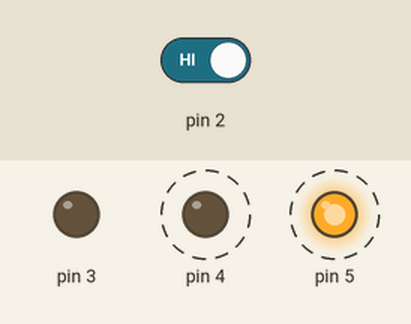
A program run on a simulated Arduino Uno, built with avr-gcc and run on an emulated ATmega328P. On the bench: output pins drawn as LEDs (lit = HIGH). Dashed ring = blinking. Inputs (shaded band) come from the test bench; at power-on: pin 2 HIGH.

Above: at 5.9 s.
6.3 s: pin 2 driven LOW
At 6.51 s:
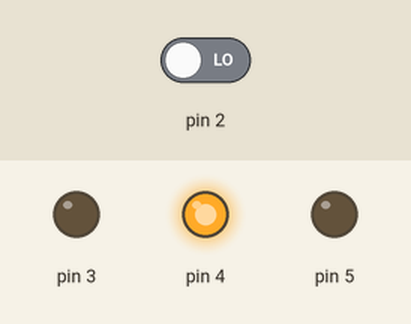
At 7.1 s:
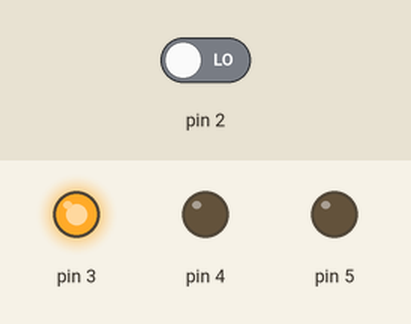
8.1 s: pin 2 driven HIGH
At 8.2 s:
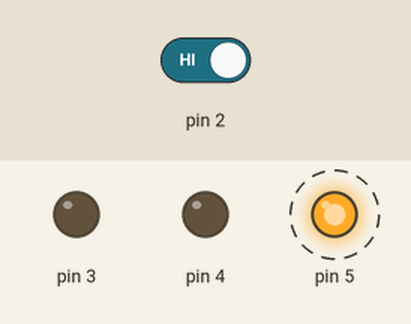
Timing chart, 0 to 17.1 s (numbered marks = the images above; inputs shaded):
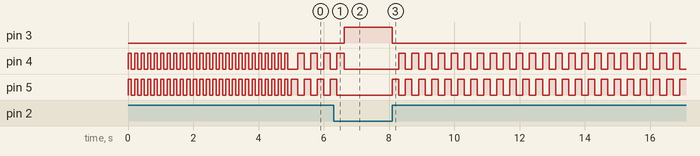

The program:

main.cpp
```cpp
#include <Arduino.h>

int switchState = 0;

void setup() {
  pinMode(3, OUTPUT);
  pinMode(4, OUTPUT);
  pinMode(5, OUTPUT);
  pinMode(2, INPUT);

  for(int i = 0; i<25; i++){
    digitalWrite(4, HIGH);
    digitalWrite(5, HIGH);
    delay(100);
    digitalWrite(4, LOW);
    digitalWrite(5, LOW);
    delay(100);
  }
}

void loop() {
  switchState = digitalRead(2);
  if (switchState == LOW) {   // button not pressed
    delay(20);
    digitalWrite(3, HIGH);    // green
    digitalWrite(4, LOW);     // red
    digitalWrite(5, LOW);     // red
  }
  else {                      // button pressed
    digitalWrite(3, LOW);
    digitalWrite(4, LOW);
    digitalWrite(5, HIGH);
    delay(200);

    digitalWrite(4, HIGH);
    digitalWrite(5, LOW);
    delay(200);
  }
}
```

Measured:
- after the input at 6.3 s, pin 3: LOW → HIGH after 0.32 s; pin 4: goes on until 6.6 s, then stays LOW; pin 5: goes on until 6.4 s, then stays LOW
- after the input at 8.1 s, pin 3: HIGH → LOW at once; pin 4: alternates HIGH for 0.20 s and LOW for 0.20 s, starting after 0.20 s; pin 5: alternates HIGH for 0.20 s and LOW for 0.20 s, starting at once
